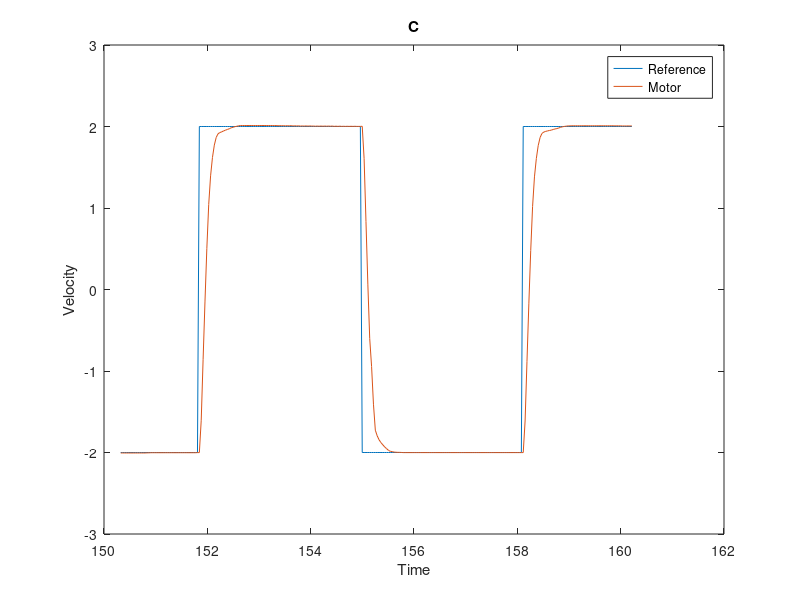
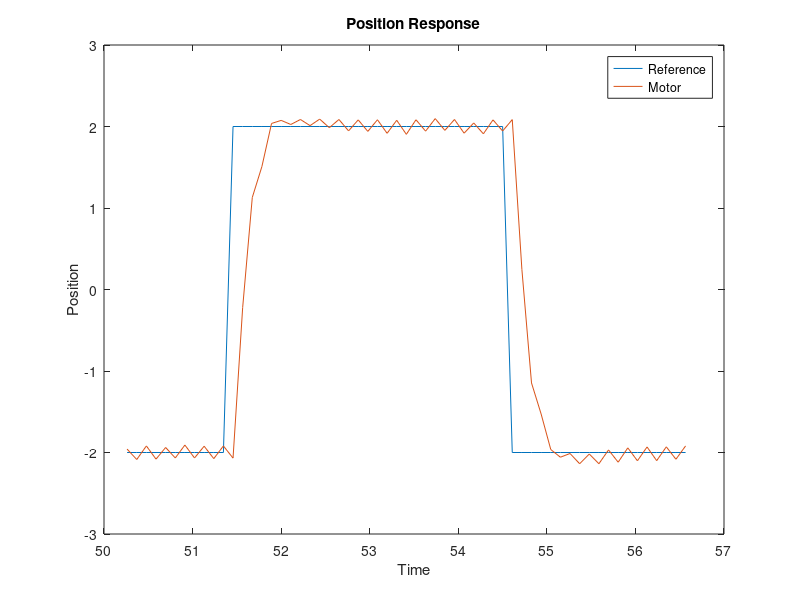
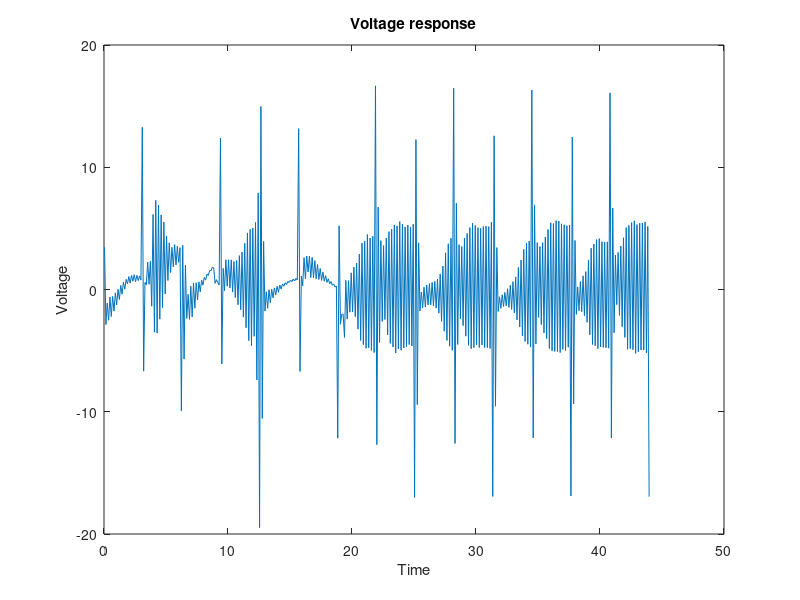

MATLAB code to generate these figures, in order:
close all, clear all, clc
%% 1

% Collect data
load('./Datafiles/wsA_position_level1.mat');
x = wsA_position_level1.X(:,1);
y1 = wsA_position_level1.Y(:,1);
y2 = wsA_position_level1.Y(:,2);

% Plotting
figure
plot(x.Data,y1.Data,x.Data,y2.Data)
legend('Reference','Motor')
title('C')
ylabel('Velocity')
xlabel('Time')
%% 3

% Collect data
load('./Datafiles/wsA_position_level1_long_sampling.mat');
x = wsA_position_level1_long_sampli.X(:,1);
y1 = wsA_position_level1_long_sampli.Y(:,1);
y2 = wsA_position_level1_long_sampli.Y(:,2);

% Plotting
figure
plot(x.Data,y1.Data,x.Data,y2.Data)
legend('Reference','Motor')
title('Position Response')
ylabel('Position')
xlabel('Time')
%% 3

% Collect data
load('./Datafiles/wsA_position_level1_long_sampling_voltage');
x = wsA_position_level1_long_sampli.X(:,1);
y1 = wsA_position_level1_long_sampli.Y(:,1);

% Plotting
figure
plot(x.Data,y1.Data)
title('Voltage response')
ylabel('Voltage')
xlabel('Time')
